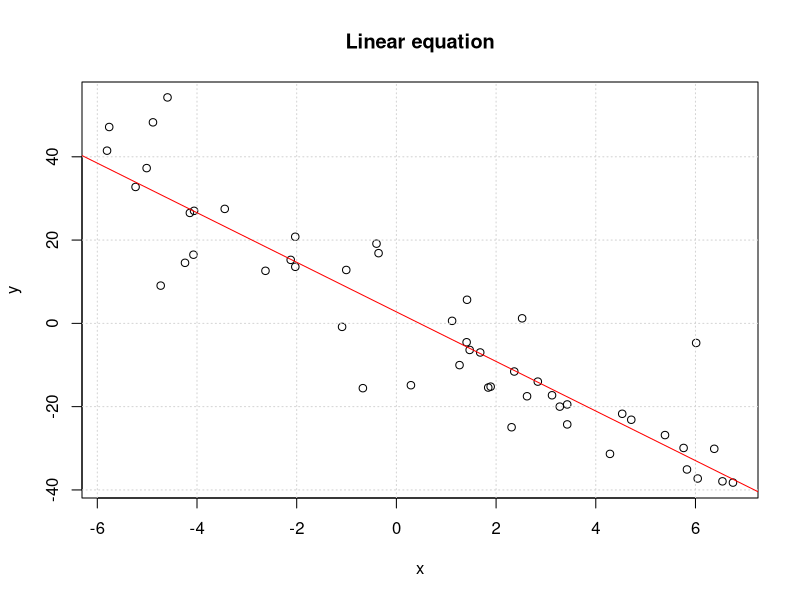
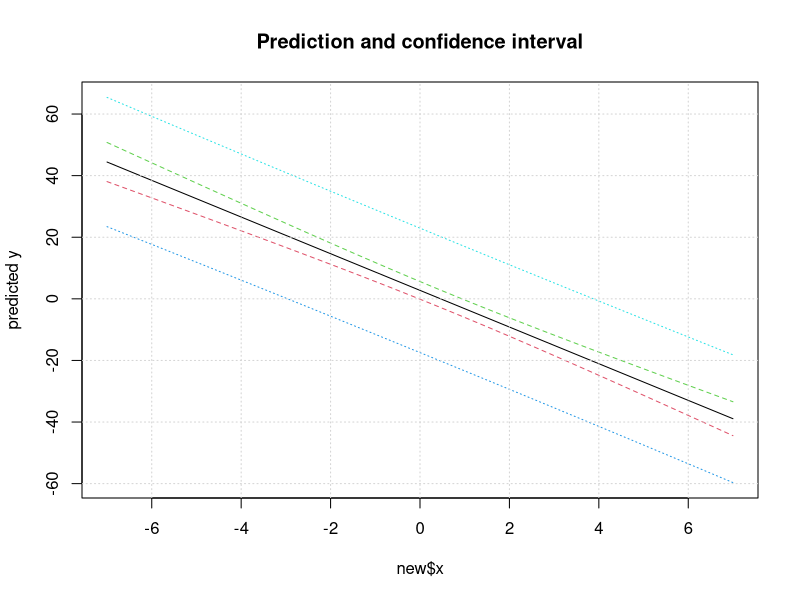
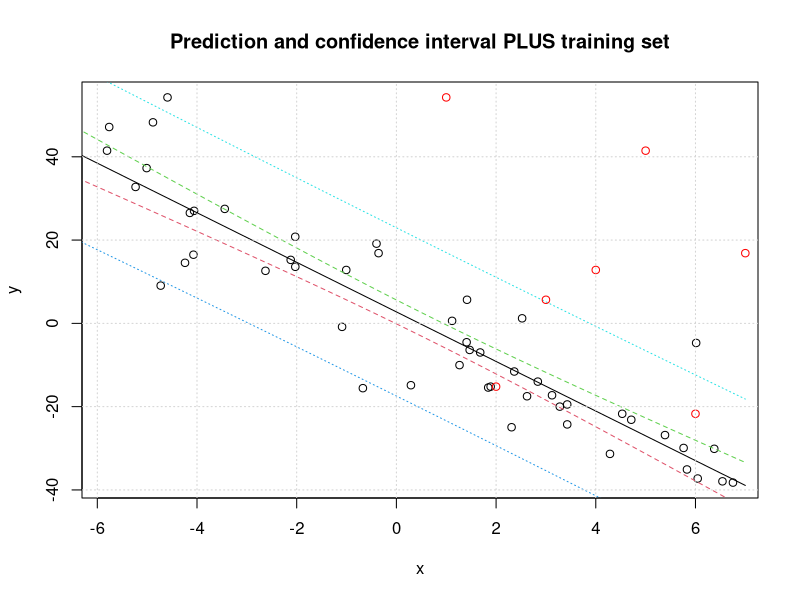

Here is the R script that generated these plots, in order:
# Defining the equation
x = runif(50,-7,7)
y = 5-6*x+rnorm(50,0,10)
# Ploting the equation
plot(x,y)
title('Linear equation')
grid()
# Linear model
L = lm(y~x)
summary(L)
# the output is the coefficienties: (Intercept -> a0hat)/ (x -> a1hat

# L$coefficients: exact values
L$coefficients
abline(L,col='red')

# Calling for help in R
#help(predict.lm)

# Prediction of y_hat associated to the training sample
# Prediction associated to a new observaton
predict(L)
# Creating new data set
new = data.frame(x = seq(-7,7,0.1))

# Obtaining the confidence interval and prediction
# The prediction always require a new data set (new observation)
pred.w.plim <- predict(L, new, interval = "prediction")
# The confidence does not always require a new data set E[y]
pred.w.clim <- predict(L, new, interval = "confidence")
matplot(new$x, cbind(pred.w.clim, pred.w.plim[,-1]), lty = c(1,2,2,3,3), type = "l", ylab = "predicted y")
title('Prediction and confidence interval')
grid()
# Plotting individually (just replace plim or clim)
#matplot(new$x, pred.w.plim, lty = c(1,2,2,3,3), type = "l", ylab = "predicted y")
#grid()

# Plotting all together
plot(x,y)
title('Prediction and confidence interval PLUS training set')
matlines(new$x, cbind(pred.w.clim, pred.w.plim[,-1]), lty = c(1,2,2,3,3), type = "l", ylab = "predicted y")
points(L$model$y,col='red')
grid()
